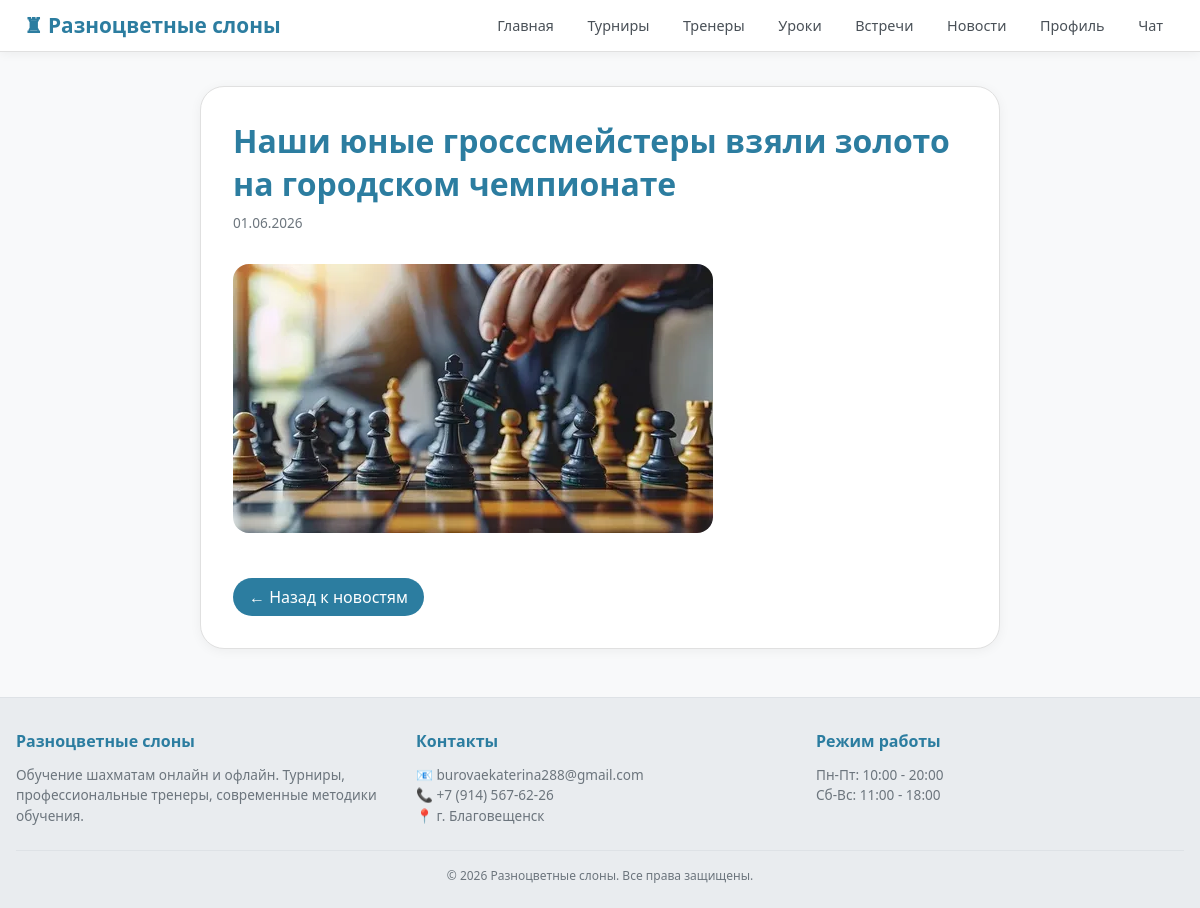
The page /news/7/ (signed in) on the database its author committed.
### main/models.py (models this page shows, shortened)
class Gallery(models.Model):
    title = models.CharField(max_length=200, verbose_name='Название')
    image = models.ImageField(upload_to='gallery/')
    description = models.TextField(blank=True, verbose_name='Описание')
    event_date = models.DateField(verbose_name='Дата события')
    uploaded_at = models.DateTimeField(auto_now_add=True)
    class Meta:
        ordering = ['-event_date']

### main/views.py (the view)
# urls.py: path('news/<int:news_id>/', views.news_detail, name='news_detail'),
@login_required
def news_detail(request, news_id):
    news = get_object_or_404(Gallery, id=news_id)
    return render(request, 'main/news_detail.html', {'news': news})

### main/templates/main/news_detail.html (shortened to what this page needs)
{% extends 'main/base.html' %}
{% block content %}
<div class="news-container">
    <h1>{{ news.title }}</h1>
    <div class="news-date">{{ news.event_date|date:"d.m.Y" }}</div>
    {% if news.image %}
        <img src="{{ news.image.url }}" class="news-image" alt="{{ news.title }}">
    {% endif %}
    <a href="{% url 'gallery' %}" class="btn-back">← Назад к новостям</a>
</div>
{% endblock %}

### main/templates/main/base.html (style rules this page uses)
* { margin: 0; padding: 0; box-sizing: border-box; font-family: 'Segoe UI', system-ui, sans-serif; }
body { background: #f8f9fa; color: #212529; min-height: 100vh; display: flex; flex-direction: column; overflow-x: hidden; max-width: 100%; padding-top: 70px; }
html { overflow-x: hidden; max-width: 100%; }

### main/templates/main/news_detail.html (style rules this page uses)
.news-container { max-width: 800px; margin: 0 auto; background: white; padding: 2rem; border-radius: 24px; border: 1px solid #e0e0e0; box-shadow: 0 2px 12px rgba(0,0,0,0.05); }
.news-container h1 { color: #2c7da0; margin-bottom: 0.5rem; }
.news-date { color: #6c757d; margin-bottom: 1rem; font-size: 0.85rem; }
.news-image { max-width: 100%; border-radius: 16px; margin: 1rem 0; }
.btn-back { display: inline-block; margin-top: 1.5rem; background: #2c7da0; color: white; padding: 0.5rem 1rem; border-radius: 30px; text-decoration: none; }

### rows shown on the page
Gallery: title "Наши юные гросссмейстеры взяли золото на городском чемпионате", event_date "01.06.2026", image (picture)
